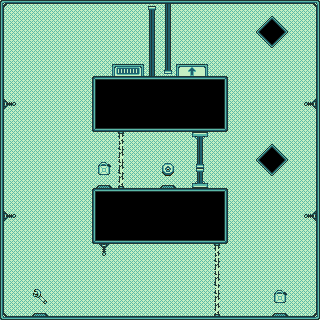

A 2D game scene composited from a Tiled map and its tileset images. What follows is a short description and the map's XML, with every tile layer's data as written:
An orthogonal 20x20 tile map with 16x16 px tiles, 4 tile layers (Background, Interactives, Entities, Structures).

<map version="1.2" tiledversion="1.3.4" orientation="orthogonal" renderorder="right-down" width="20" height="20" tilewidth="16" tileheight="16" infinite="0" nextlayerid="5" nextobjectid="1">
 <editorsettings>
  <export target="../../assets/levels/level_1.json" format="json" />
 </editorsettings>
 <properties>
  <property name="start_x" value="8" />
  <property name="start_y" value="4" />
  <property name="text" value="We choose to go to the moon." />
 </properties>
 <tileset firstgid="1" source="Main_starship1_961.tsx" />
 <layer id="4" name="Background" width="20" height="20">
  <data encoding="csv">
20,20,20,20,20,20,20,20,20,20,20,20,20,20,20,20,20,20,20,20,
20,20,20,20,20,20,20,20,20,20,20,20,20,20,20,20,60,30,20,20,
20,20,20,20,20,20,20,20,20,20,20,20,20,20,20,20,40,50,20,20,
20,20,20,20,20,20,20,20,20,20,20,20,20,20,20,20,20,20,20,20,
20,20,20,20,20,20,20,20,20,20,20,20,20,20,20,20,20,20,20,20,
20,20,20,20,20,20,0,0,0,0,0,0,0,0,20,20,20,20,20,20,
20,20,20,20,20,20,0,0,0,0,0,0,0,0,20,20,20,20,20,20,
20,20,20,20,20,20,0,0,0,0,0,0,0,0,20,20,20,20,20,20,
20,20,20,20,20,20,20,20,20,20,20,20,20,20,20,20,20,20,20,20,
20,20,20,20,20,20,20,20,20,20,20,20,20,20,20,20,60,30,20,20,
20,20,20,20,20,20,20,20,20,20,20,20,20,20,20,20,40,50,20,20,
20,20,20,20,20,20,20,20,20,20,20,20,20,20,20,20,20,20,20,20,
20,20,20,20,20,20,0,0,0,0,0,0,0,0,20,20,20,20,20,20,
20,20,20,20,20,20,0,0,0,0,0,0,0,0,20,20,20,20,20,20,
20,20,20,20,20,20,0,0,0,0,0,0,0,0,20,20,20,20,20,20,
20,20,20,20,20,20,20,20,20,20,20,20,20,20,20,20,20,20,20,20,
20,20,20,20,20,20,20,20,20,20,20,20,20,20,20,20,20,20,20,20,
20,20,20,20,20,20,20,20,20,20,20,20,20,20,20,20,20,20,20,20,
20,20,20,20,20,20,20,20,20,20,20,20,20,20,20,20,20,20,20,20,
20,20,20,20,20,20,20,20,20,20,20,20,20,20,20,20,20,20,20,20
</data>
 </layer>
 <layer id="3" name="Interactives" width="20" height="20">
  <data encoding="csv">
0,0,0,0,0,0,0,0,0,0,0,0,0,0,0,0,0,0,0,0,
0,0,0,0,0,0,0,0,0,0,0,0,0,0,0,0,0,0,0,0,
0,0,0,0,0,0,0,0,0,0,0,0,0,0,0,0,0,0,0,0,
0,0,0,0,0,0,0,0,0,0,0,0,0,0,0,0,0,0,0,0,
0,0,0,0,0,0,0,0,0,0,0,0,0,0,0,0,0,0,0,0,
0,0,0,0,0,0,0,0,0,0,0,0,0,0,0,0,0,0,0,0,
0,0,0,0,0,0,0,0,0,0,0,0,0,0,0,0,0,0,0,0,
0,0,0,0,0,0,0,0,0,0,0,0,0,0,0,0,0,0,0,0,
0,0,0,0,0,0,0,136,0,0,0,0,0,0,0,0,0,0,0,0,
0,0,0,0,0,0,0,146,0,0,0,0,0,0,0,0,0,0,0,0,
0,0,0,0,0,0,99,156,0,0,98,0,0,0,0,0,0,0,0,0,
0,0,0,0,0,0,0,166,0,0,0,0,0,0,0,0,0,0,0,0,
0,0,0,0,0,0,0,0,0,0,0,0,0,0,0,0,0,0,0,0,
0,0,0,0,0,0,0,0,0,0,0,0,0,0,0,0,0,0,0,0,
0,0,0,0,0,0,0,0,0,0,0,0,0,0,0,0,0,0,0,0,
0,0,0,0,0,0,0,0,0,0,0,0,0,136,0,0,0,0,0,0,
0,0,0,0,0,0,0,0,0,0,0,0,0,146,0,0,0,0,0,0,
0,0,0,0,0,0,0,0,0,0,0,0,0,156,0,0,0,0,0,0,
0,0,100,0,0,0,0,0,0,0,0,0,0,146,0,0,0,99,0,0,
0,0,0,0,0,0,0,0,0,0,0,0,0,166,0,0,0,0,0,0
</data>
 </layer>
 <layer id="2" name="Entities" width="20" height="20">
  <data encoding="csv">
0,0,0,0,0,0,0,0,0,151,143,0,0,0,0,0,0,0,0,0,
0,0,0,0,0,0,0,0,0,143,143,0,0,0,0,0,0,0,0,0,
0,0,0,0,0,0,0,0,0,143,143,0,0,0,0,0,0,0,0,0,
0,0,0,0,0,0,0,0,0,143,143,0,0,0,0,0,0,0,0,0,
0,0,0,0,0,0,0,93,94,143,141,91,92,0,0,0,0,0,0,0,
0,0,0,0,0,0,0,0,0,0,0,0,0,0,0,0,0,0,0,0,
9,0,0,0,0,0,0,0,0,0,0,0,0,0,0,0,0,0,0,19,
0,0,0,0,0,0,0,0,0,0,0,0,0,0,0,0,0,0,0,0,
0,0,0,0,0,0,0,0,0,0,0,0,133,0,0,0,0,0,0,0,
0,0,0,0,0,0,0,0,0,0,0,0,143,0,0,0,0,0,0,0,
0,0,0,0,0,0,0,0,0,0,0,0,153,0,0,0,0,0,0,0,
0,0,0,0,0,0,97,0,0,0,97,0,163,0,0,0,0,0,0,0,
0,0,0,0,0,0,0,0,0,0,0,0,0,0,0,0,0,0,0,0,
9,0,0,0,0,0,0,0,0,0,0,0,0,0,0,0,0,0,0,19,
0,0,0,0,0,0,0,0,0,0,0,0,0,0,0,0,0,0,0,0,
0,0,0,0,0,0,8,0,0,0,0,0,0,0,0,0,0,0,0,0,
0,0,0,0,0,0,0,0,0,0,0,0,0,0,0,0,0,0,0,0,
0,0,0,0,0,0,0,0,0,0,0,0,0,0,0,0,0,0,0,0,
0,0,0,0,0,0,0,0,0,0,0,0,0,0,0,0,0,0,0,0,
0,0,97,0,0,0,0,0,0,0,0,0,0,0,0,0,0,97,0,0
</data>
 </layer>
 <layer id="1" name="Structures" width="20" height="20">
  <data encoding="csv">
31,32,32,32,32,32,32,32,32,32,32,32,32,32,32,32,32,32,32,33,
41,0,0,0,0,0,0,0,0,0,0,0,0,0,0,0,34,35,0,43,
41,0,0,0,0,0,0,0,0,0,0,0,0,0,0,0,44,45,0,43,
41,0,0,0,0,0,0,0,0,0,0,0,0,0,0,0,0,0,0,43,
41,0,0,0,0,61,52,52,52,52,52,52,52,52,62,0,0,0,0,43,
41,0,0,0,0,43,0,0,0,0,0,0,0,0,41,0,0,0,0,43,
41,0,0,0,0,43,0,0,0,0,0,0,0,0,41,0,0,0,0,43,
41,0,0,0,0,43,0,0,0,0,0,0,0,0,41,0,0,0,0,43,
41,0,0,0,0,71,32,32,32,32,32,32,32,32,72,0,0,0,0,43,
41,0,0,0,0,0,0,0,0,0,0,0,0,0,0,0,34,35,0,43,
41,0,0,0,0,0,0,0,0,0,0,0,0,0,0,0,44,45,0,43,
41,0,0,0,0,61,52,52,52,52,52,52,52,52,62,0,0,0,0,43,
41,0,0,0,0,43,0,0,0,0,0,0,0,0,41,0,0,0,0,43,
41,0,0,0,0,43,0,0,0,0,0,0,0,0,41,0,0,0,0,43,
41,0,0,0,0,43,0,0,0,0,0,0,0,0,41,0,0,0,0,43,
41,0,0,0,0,71,32,32,32,32,32,32,32,32,72,0,0,0,0,43,
41,0,0,0,0,0,0,0,0,0,0,0,0,0,0,0,0,0,0,43,
41,0,0,0,0,0,0,0,0,0,0,0,0,0,0,0,0,0,0,43,
41,0,0,0,0,0,0,0,0,0,0,0,0,0,0,0,0,0,0,43,
51,52,52,52,52,52,52,52,52,52,52,52,52,52,52,52,52,52,52,53
</data>
 </layer>
</map>
